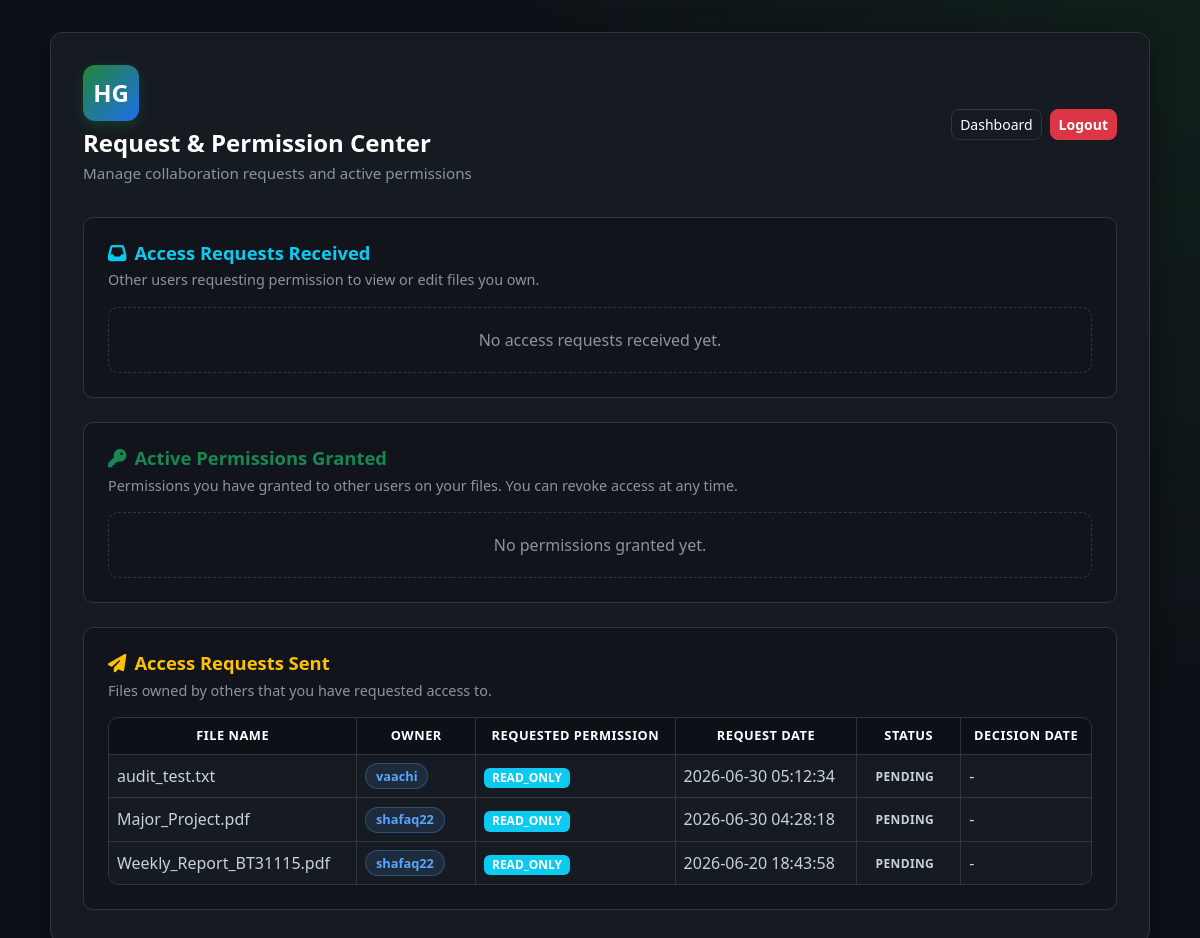
Screenshot of /requests (signed in) with the database file from the repository.
### tables this page shows
CREATE TABLE access_requests (
    id INTEGER PRIMARY KEY AUTOINCREMENT,
    file_id INTEGER NOT NULL,
    requester_id INTEGER NOT NULL,
    owner_id INTEGER NOT NULL,
    requested_permission TEXT NOT NULL, -- 'READ_ONLY' or 'READ_WRITE'
    status TEXT NOT NULL DEFAULT 'PENDING', -- 'PENDING', 'APPROVED', 'REJECTED', 'REVOKED'
    request_message TEXT,
    request_date TIMESTAMP DEFAULT CURRENT_TIMESTAMP,
    decision_date TIMESTAMP,
    FOREIGN KEY (file_id) REFERENCES files(id),
    FOREIGN KEY (requester_id) REFERENCES users(id),
    FOREIGN KEY (owner_id) REFERENCES users(id)
);

CREATE TABLE files (
    id INTEGER PRIMARY KEY AUTOINCREMENT,
    owner_id INTEGER NOT NULL,
    original_filename TEXT NOT NULL,
    stored_filename TEXT NOT NULL,
    file_extension TEXT NOT NULL,
    file_size INTEGER NOT NULL,
    mime_type TEXT NOT NULL,
    sha256_hash TEXT NOT NULL,
    upload_time TIMESTAMP DEFAULT CURRENT_TIMESTAMP,
    last_verified TIMESTAMP,
    status TEXT NOT NULL DEFAULT 'ACTIVE',
    is_deleted INTEGER NOT NULL DEFAULT 0, content_hash TEXT,
    FOREIGN KEY (owner_id) REFERENCES users(id)
);

CREATE TABLE users (
    id INTEGER PRIMARY KEY AUTOINCREMENT,
    username TEXT NOT NULL UNIQUE,
    email TEXT NOT NULL UNIQUE,
    password_hash TEXT NOT NULL,
    created_at TIMESTAMP DEFAULT CURRENT_TIMESTAMP
, security_question TEXT NOT NULL DEFAULT 'q1', security_answer_hash TEXT NOT NULL DEFAULT '', email_verified INTEGER NOT NULL DEFAULT 0, last_login TIMESTAMP, account_status TEXT NOT NULL DEFAULT 'ACTIVE', failed_attempts INTEGER NOT NULL DEFAULT 0, locked_until TIMESTAMP);

### app.py (the view)
@app.route("/requests")
@login_required
def requests_page():
    conn = get_db_connection()
    try:
        user_id = session["user_id"]
        requests_received = conn.execute(
            """
            SELECT r.*, f.original_filename, u.username AS requester_username
            FROM access_requests r
            INNER JOIN files f ON f.id = r.file_id
            INNER JOIN users u ON u.id = r.requester_id
            WHERE r.owner_id = ?
            ORDER BY r.request_date DESC
            """,
            (user_id,),
        ).fetchall()
        requests_sent = conn.execute(
            """
            SELECT r.*, f.original_filename, u.username AS owner_username
            FROM access_requests r
            INNER JOIN files f ON f.id = r.file_id
            INNER JOIN users u ON u.id = r.owner_id
            WHERE r.requester_id = ?
            ORDER BY r.request_date DESC
            """,
            (user_id,),
        ).fetchall()
        permissions_granted = conn.execute(
            """
            SELECT p.*, f.original_filename, u.username AS user_username
            FROM file_permissions p
            INNER JOIN files f ON f.id = p.file_id
            INNER JOIN users u ON u.id = p.user_id
            WHERE p.granted_by = ?
            ORDER BY p.granted_at DESC
            """,
            (user_id,),
        ).fetchall()
    finally:
        conn.close()
    return render_template(
        "requests.html",
        username=session.get("username"),
        requests_received=requests_received,
        requests_sent=requests_sent,
        permissions_granted=permissions_granted,
    )

### templates/requests.html (shortened to what this page needs)
<!DOCTYPE html>
<html lang="en">
<head>
    <link href="https://cdn.jsdelivr.net/npm/bootstrap@5.3.3/dist/css/bootstrap.min.css" rel="stylesheet">
    <link rel="stylesheet" href="https://cdnjs.cloudflare.com/ajax/libs/font-awesome/6.4.0/css/all.min.css">
    <link rel="stylesheet" href="{{ url_for('static', filename='css/style.css') }}">
</head>
<body>
    <div class="dashboard-wrapper">
        <div class="container dashboard-container">
            <div class="dashboard-card dashboard-card-wide mx-auto">
                <div class="dashboard-header">
                    <div>
                        <div class="brand-logo mb-2">HG</div>
                        <h1 class="welcome-text">Request & Permission Center</h1>
                        <p class="welcome-subtext">Manage collaboration requests and active permissions</p>
                    </div>
                    <div class="dashboard-actions">
                        <a href="{{ url_for('dashboard') }}" class="btn btn-outline-light btn-sm">Dashboard</a>
                        <a href="{{ url_for('logout') }}" class="btn btn-danger btn-sm">Logout</a>
                    </div>
                </div>
                <section class="dashboard-section mb-4">
                    <h2 class="section-title text-info"><i class="fa-solid fa-inbox me-2"></i>Access Requests Received</h2>
                    <p class="section-description">Other users requesting permission to view or edit files you own.</p>
                    {% if requests_received %}
                        <div class="table-responsive files-table-wrapper">
                            <table class="table files-table align-middle">
                                <thead>
                                    <tr>
                                        <th>Requester</th>
                                        <th>File Name</th>
                                        <th>Requested Permission</th>
                                        <th>Request Date</th>
                                        <th>Message</th>
                                        <th>Status</th>
                                        <th>Actions</th>
                                    </tr>
                                </thead>
                                <tbody>
                                    {% for req in requests_received %}
                                        <tr>
                                            <td><span class="owner-badge">{{ req.requester_username }}</span></td>
                                            <td>{{ req.original_filename }}</td>
                                            <td>
                                                <span class="badge {% if req.requested_permission == 'READ_WRITE' %}bg-warning text-dark{% else %}bg-info{% endif %}">
                                                    {{ req.requested_permission }}
                                                </span>
                                            </td>
                                            <td>{{ req.request_date }}</td>
                                            <td><small class="text-muted">{{ req.request_message or 'No message provided' }}</small></td>
                                            <td>
                                                <span class="status-badge status-{{ req.status|lower }}">{{ req.status }}</span>
                                            </td>
                                            <td>
                                                {% if req.status == 'PENDING' %}
                                                    <div class="d-flex gap-2">
                                                        <form action="{{ url_for('approve_request', request_id=req.id) }}" method="POST" class="d-inline">
                                                            <input type="hidden" name="permission_type" value="READ_ONLY">
                                                            <button type="submit" class="btn btn-success btn-sm">Approve Read-Only</button>
                                                        </form>
                                                        <form action="{{ url_for('approve_request', request_id=req.id) }}" method="POST" class="d-inline">
                                                            <input type="hidden" name="permission_type" value="READ_WRITE">
                                                            <button type="submit" class="btn btn-warning btn-sm text-dark">Approve Read-Write</button>
                                                        </form>
                                                        <form action="{{ url_for('reject_request', request_id=req.id) }}" method="POST" class="d-inline">
                                                            <button type="submit" class="btn btn-danger btn-sm">Reject</button>
                                                        </form>
                                                    </div>
                                                {% else %}
                                                    <span class="text-muted">-</span>
                                                {% endif %}
                                            </td>
                                        </tr>
                                    {% endfor %}
                                </tbody>
                            </table>
                        </div>
                    {% else %}
                        <div class="empty-state">
                            <p class="mb-0">No access requests received yet.</p>
                        </div>
                    {% endif %}
                </section>
                <section class="dashboard-section mb-4">
                    <h2 class="section-title text-success"><i class="fa-solid fa-key me-2"></i>Active Permissions Granted</h2>
                    <p class="section-description">Permissions you have granted to other users on your files. You can revoke access at any time.</p>
                    {% if permissions_granted %}
                        <div class="table-responsive files-table-wrapper">
                            <table class="table files-table align-middle">
                                <thead>
                                    <tr>
                                        <th>User</th>
                                        <th>File Name</th>
                                        <th>Permission Type</th>
                                        <th>Granted At</th>
                                        <th>Actions</th>
                                    </tr>
                                </thead>
                                <tbody>
                                    {% for perm in permissions_granted %}
                                        <tr>
                                            <td><span class="owner-badge">{{ perm.user_username }}</span></td>
                                            <td>{{ perm.original_filename }}</td>
                                            <td>
                                                <span class="badge {% if perm.permission_type == 'READ_WRITE' %}bg-warning text-dark{% else %}bg-info{% endif %}">
                                                    {{ perm.permission_type }}
                                                </span>
                                            </td>
                                            <td>{{ perm.granted_at }}</td>
                                            <td>
                                                <form action="{{ url_for('revoke_permission', permission_id=perm.id) }}" method="POST" onsubmit="return confirm('Revoke access for this user?');" class="d-inline">
                                                    <button type="submit" class="btn btn-danger btn-sm">Revoke Access</button>
                                                </form>
                                            </td>
                                        </tr>
                                    {% endfor %}
                                </tbody>
                            </table>
                        </div>
                    {% else %}
                        <div class="empty-state">
                            <p class="mb-0">No permissions granted yet.</p>
                        </div>
                    {% endif %}
                </section>
                <section class="dashboard-section">
                    <h2 class="section-title text-warning"><i class="fa-solid fa-paper-plane me-2"></i>Access Requests Sent</h2>
                    <p class="section-description">Files owned by others that you have requested access to.</p>
                    {% if requests_sent %}
                        <div class="table-responsive files-table-wrapper">
                            <table class="table files-table align-middle">
                                <thead>
                                    <tr>
                                        <th>File Name</th>
                                        <th>Owner</th>
                                        <th>Requested Permission</th>
                                        <th>Request Date</th>
                                        <th>Status</th>
                                        <th>Decision Date</th>
                                    </tr>
                                </thead>
                                <tbody>
                                    {% for req in requests_sent %}
                                        <tr>
                                            <td>{{ req.original_filename }}</td>
                                            <td><span class="owner-badge">{{ req.owner_username }}</span></td>
                                            <td>
                                                <span class="badge {% if req.requested_permission == 'READ_WRITE' %}bg-warning text-dark{% else %}bg-info{% endif %}">
                                                    {{ req.requested_permission }}
                                                </span>
                                            </td>
                                            <td>{{ req.request_date }}</td>
                                            <td>
                                                <span class="status-badge status-{{ req.status|lower }}">{{ req.status }}</span>
                                            </td>
                                            <td>{{ req.decision_date or '-' }}</td>
                                        </tr>
                                    {% endfor %}
                                </tbody>
                            </table>
                        </div>
                    {% else %}
                        <div class="empty-state">
                            <p class="mb-0">You have not sent any access requests yet.</p>
                        </div>
                    {% endif %}
                </section>
            </div>
        </div>
    </div>
</body>
</html>

### rows the page displays
access_requests: original_filename "audit_test.txt", owner_username "vaachi", requested_permission "READ_ONLY", request_date "2026-06-30 05:12:34", status "PENDING", decision_date "-"
access_requests: original_filename "Major_Project.pdf", owner_username "shafaq22", requested_permission "READ_ONLY", request_date "2026-06-30 04:28:18", status "PENDING", decision_date "-"
access_requests: original_filename "Weekly_Report_BT31115.pdf", owner_username "shafaq22", requested_permission "READ_ONLY", request_date "2026-06-20 18:43:58", status "PENDING", decision_date "-"
